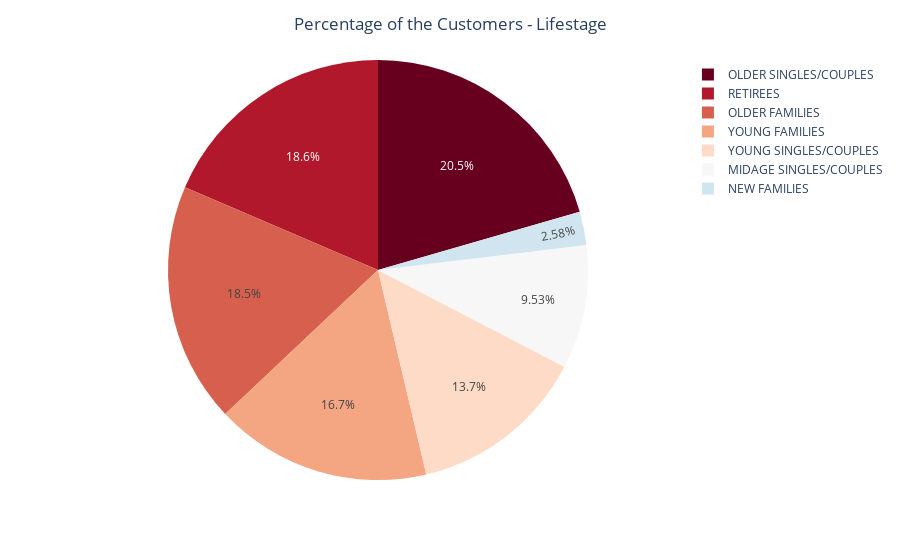

Here is the notebook cell this chart was saved with:
### Code cell
fig2 = px.pie(chips_member_2, chips_member_2['LIFESTAGE'], chips_member_2['count'], color_discrete_sequence=px.colors.sequential.RdBu)
#fig.update_traces(textposition='inside', textinfo='percent+label')
fig2.update_layout(title='Percentage of the Customers - Lifestage',title_x=0.5,uniformtext_minsize=8, uniformtext_mode='hide')
fig2.show()

### Figure 1 — Plotly figure (JSON) as saved in the notebook; plotly's stock layout.template omitted (floating-point values rounded to 4 significant figures)
{"data": [{"domain": {"x": [0, 1], "y": [0, 1]}, "hovertemplate": "LIFESTAGE=%{label}<br>count=%{value}<extra></extra>", "labels": ["MIDAGE SINGLES/COUPLES", "MIDAGE SINGLES/COUPLES", "MIDAGE SINGLES/COUPLES", "NEW FAMILIES", "NEW FAMILIES", "NEW FAMILIES", "OLDER FAMILIES", "OLDER FAMILIES", "OLDER FAMILIES", "OLDER SINGLES/COUPLES", "OLDER SINGLES/COUPLES", "OLDER SINGLES/COUPLES", "RETIREES", "RETIREES", "RETIREES", "YOUNG FAMILIES", "YOUNG FAMILIES", "YOUNG FAMILIES", "YOUNG SINGLES/COUPLES", "YOUNG SINGLES/COUPLES", "YOUNG SINGLES/COUPLES"], "legendgroup": "", "name": "", "showlegend": true, "type": "pie", "values": [1473, 3333, 2298, 840, 635, 449, 6539, 4112, 3131, 5172, 5162, 4970, 4305, 5958, 3572, 5406, 3696, 3318, 2708, 5643, 1850]}], "layout": {"legend": {"tracegroupgap": 0}, "margin": {"t": 60}, "piecolorway": ["rgb(103,0,31)", "rgb(178,24,43)", "rgb(214,96,77)", "rgb(244,165,130)", "rgb(253,219,199)", "rgb(247,247,247)", "rgb(209,229,240)", "rgb(146,197,222)", "rgb(67,147,195)", "rgb(33,102,172)", "rgb(5,48,97)"], "title": {"text": "Percentage of the Customers - Lifestage", "x": 0.5}, "uniformtext": {"minsize": 8, "mode": "hide"}}}
